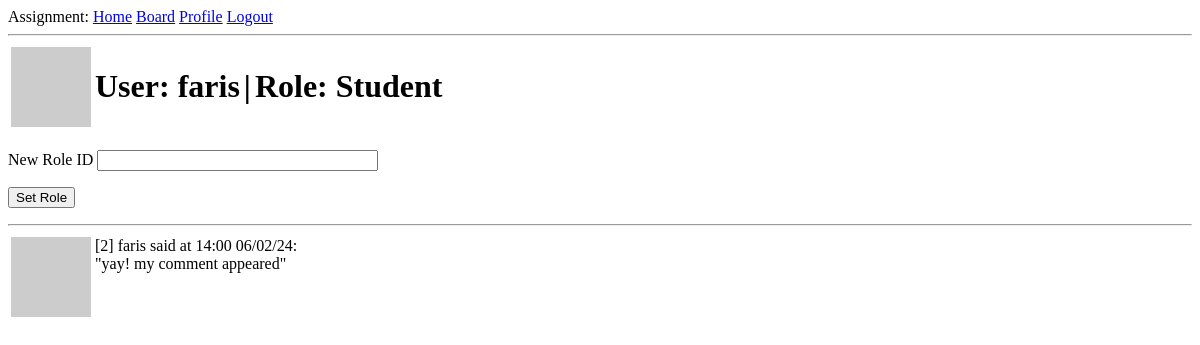
The page /user/faris (signed in) on the database as committed earlier.
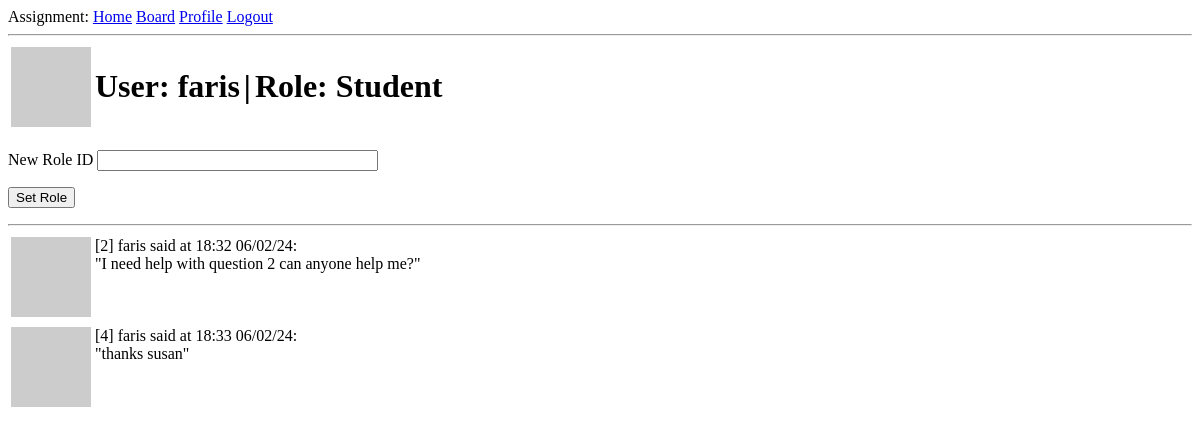
The same page on the database as committed later.
### app/models.py (models this page shows, shortened)
class User(UserMixin, db.Model):
    id: so.Mapped[int] = so.mapped_column(primary_key=True)
    username: so.Mapped[str] = so.mapped_column(sa.String(64), index=True,
                                                unique=True)
    email: so.Mapped[str] = so.mapped_column(sa.String(120), index=True,
                                             unique=True)
    password_hash: so.Mapped[Optional[str]] = so.mapped_column(sa.String(256))
    posts: so.WriteOnlyMapped['Post'] = so.relationship(
        back_populates='author')
    role: so.Mapped[int] = so.mapped_column(sa.Integer, default=-1, index=True, unique=False)
    def avatar(self, size):
        digest = md5(self.email.lower().encode('utf-8')).hexdigest()
        return f'https://www.gravatar.com/avatar/{digest}?d=identicon&s={size}'
    def is_admin(self):
        return self.role == 0
    def get_role(self):
        roles = {
            -1 : 'Unverified User',
            0 : 'Admin',
            1 : 'Lecturer',
            2 : 'Student'
        }
        return roles.get(self.role)

class Post(db.Model):
    id: so.Mapped[int] = so.mapped_column(primary_key=True)
    body: so.Mapped[str] = so.mapped_column(sa.String(140))
    timestamp: so.Mapped[datetime] = so.mapped_column(
        index=True, default=lambda: datetime.now(timezone.utc))
    user_id: so.Mapped[int] = so.mapped_column(sa.ForeignKey(User.id),
                                               index=True)
    author: so.Mapped[User] = so.relationship(back_populates='posts')
    def get_ftime(self):
        return self.timestamp.strftime("%H:%M %d/%m/%y")

### app/routes.py (the view)
@app.route('/user/<username>', methods=['GET', 'POST'])
@login_required
def user(username):
    user = db.first_or_404(sa.select(User).where(User.username == username))
    form = RoleForm()
    if form.validate_on_submit():
        user.set_role(int(form.role.data))
        db.session.commit()
    return render_template('user.html', user=user,form = form, posts=db.session.scalars(sa.select(Post).where(user.id == Post.user_id)).all())

### app/forms.py (shortened to what this page needs)
class RoleForm(FlaskForm):
    role = StringField('New Role ID', validators=[DataRequired()])
    submit = SubmitField('Set Role')

### app/models.py (called while the page is built)
@login.user_loader
def load_user(id):
    return db.session.get(User, int(id))

### app/templates/user.html (shortened to what this page needs)
{% extends "base.html" %}
{% block content %}
    <table>
        <tr valign="top">
            <td><img src="{{ user.avatar(128) }}"></td>
            <td><h1>User: {{ user.username }}</h1></td>
            <td><h1> | </h1> </td>
            <td><h1>Role: {{ user.get_role() }} </h1></td>
        </tr>
    </table>
    <form action="" method="post">
        <p>
            {{ form.role.label }}
            {{ form.role(size=32) }}<br>
        </p>
        <p>{{ form.submit() }}</p>
    </form>
    <hr>
    {% for post in posts %}
        {% include '_post.html' %}
    {% endfor %}
{% endblock %}

### app/templates/base.html (shortened to what this page needs)
<!doctype html>
<html>
    <head>
    </head>
    <body>
        <div>
            Assignment:
            <a href="{{url_for('index')}}">Home</a>
            <a href="{{url_for('board')}}">Board</a>
            {% if current_user.is_anonymous %}
            <a href="{{ url_for('login') }}">Login</a>
            {% else %}
            <a href="{{ url_for('user', username=current_user.username) }}">Profile</a>
            <a href="{{ url_for('logout') }}">Logout</a>
            {% endif %}
        </div>
        <hr>
        {% block content %}{% endblock %}
    </body>
</html>

### app/templates/_post.html
<table>
    <tr valign="top">
        <td><img src="{{ post.author.avatar(36) }}"></td>
        <td>[{{ post.id }}] {{ post.author.username }} said at {{ post.get_ftime() }}:<br>"{{ post.body }}"</td>
</tr>
</table>

Rows that differ between the two databases and show on the page:
changed Post id 2: get_ftime "14:00 06/02/24" → "18:32 06/02/24"; body "yay! my comment appeared" → "I need help with question 2 can anyone help me?"
added Post: id "4", author.username "faris", get_ftime "18:33 06/02/24", body "thanks susan"
